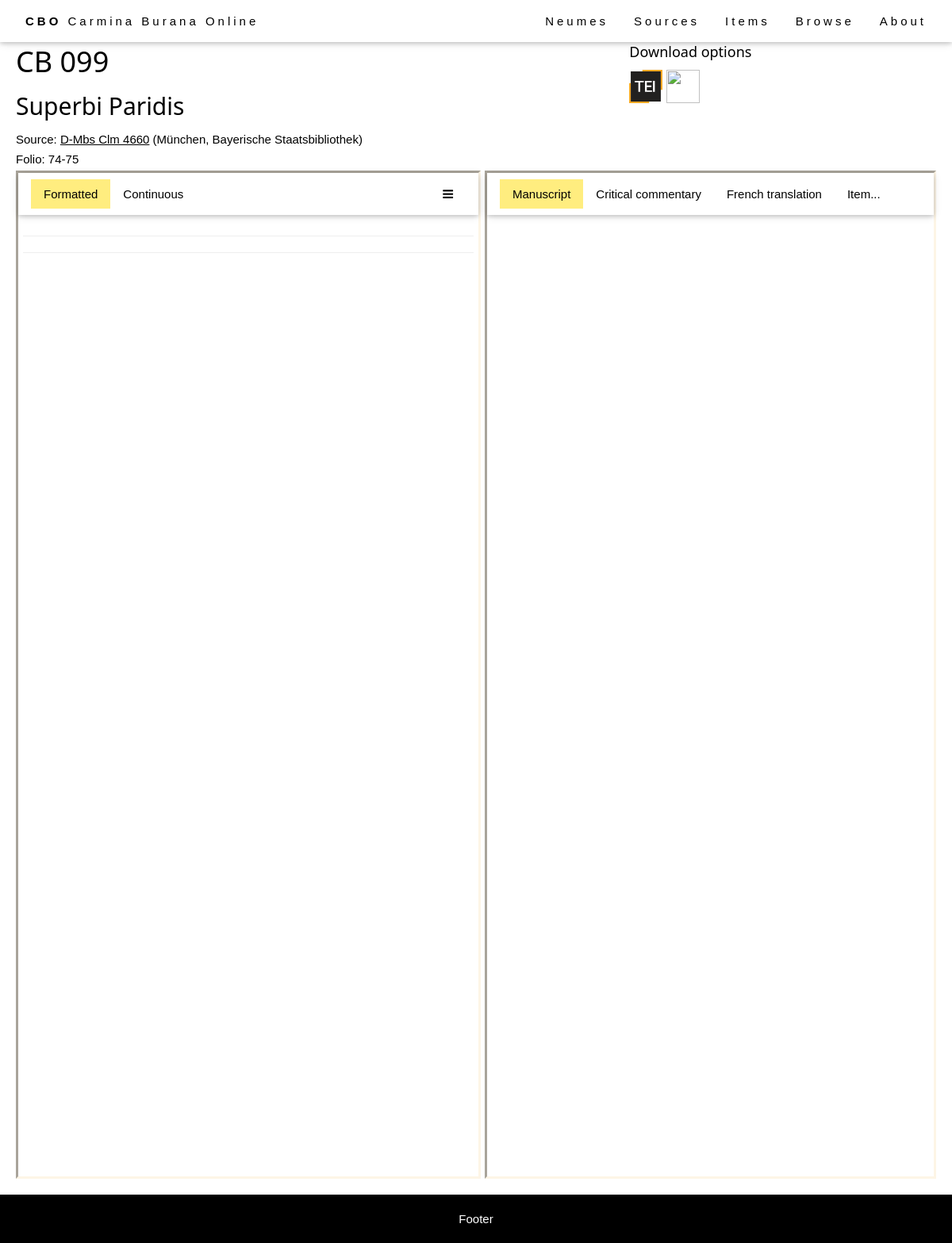
Page /browse/item/56 on the committed database.
### browse/models.py (models this page shows, shortened)
class Item(models.Model):
    abstract_item = models.ForeignKey(AbstractItem, on_delete=models.PROTECT, null=True)
    source = models.ForeignKey(Source, on_delete=models.RESTRICT, null=True)
    foliation_start = models.CharField(max_length=64, help_text="First folio occupied by the item in the source.")
    foliation_end = models.CharField(max_length=64, help_text="Last folio occupied by the item in the source.")
    title = models.CharField(max_length=256, help_text="Title of the item (incipit).")
    language = models.ManyToManyField(Language)
    file = models.CharField(max_length=64, help_text="Filename (without extensions).", null=True)
    IIIF_canvasIndex = models.CharField(max_length=256, help_text="IIIF canvas index of the item.", blank=True)
    alternative_img_link = models.CharField(max_length=1024, help_text="Alternative link for source images (if IIIF is not available).", blank=True)
    class Meta:
        ordering = [Length('abstract_item__cb_id'), 'abstract_item__cb_id']
    def foliation_str(self):
        if self.foliation_start == self.foliation_end:
            return self.foliation_start
        else:
            return self.foliation_start + "-" + self.foliation_end
    @property
    def has_concordances(self):
        return len(self.abstract_item.item_set.all()) > 1
    @property
    def is_translated(self):
        import os.path
        if os.path.isfile(staticfile_path('tei', self.file + '_PB.tei')):
            return True
        else:
            return False
    @property
    def is_svg_based(self):
        import os.path
        if os.path.isfile(staticfile_path('img/mscz-svg/', self.file + '.svg')):
            return True
        else:
            return False
    @property
    def tei_path(self):
        return staticfile_path('tei', self.file + ".tei")
    @property
    def tei_tree(self):
        from lxml import etree
        return etree.parse(self.tei_path)
    @property
    def is_notated(self):
        if self.tei_tree.find(".//neume") is not None:
            return True
        else:
            return False
    def transform(self, xsl_file, tei_file, indent=False, met=False):
        from lxml import etree, html
        import os
        xsl = etree.parse(staticfile_path('xsl', xsl_file))
        transform = etree.XSLT(xsl)
        xml = etree.parse(staticfile_path('tei', tei_file + '.tei'))
        if met:
            metify(xml)
        result = transform(xml)
        if indent:
            indentify(result)
        try:
            str = lxml.html.tostring(result).decode('UTF-8')
            return str.replace('src="buranus', 'src="/staticfiles/img/glyphs/svg/buranus')
        except:
            print("Error: not able to convert")
            return ''
    @property
    def continuous_transform(self):
        return self.transform('continuous.xsl', self.file)
    @property
    def formatted_transform(self):
        return self.transform('formatted.xsl', self.file, indent=True, met=True)
    @property
    def neume_apparatus_transform(self):
        return self.transform('neume-apparatus.xsl', self.file)
    @property
    def text_apparatus_transform(self):
        return self.transform('text-apparatus.xsl', self.file)

class AbstractItem(models.Model):
    cb_id = models.CharField(max_length=10, help_text="Number of the item.")
    theme = models.ManyToManyField(Theme)
    genre = models.ForeignKey(Genre, on_delete=models.SET_NULL, null=True)
    class Meta:
        ordering = [Length('cb_id'), 'cb_id']

class Source(models.Model):
    bib_id = models.CharField(max_length=128, unique=True, help_text="The source identifier.")
    nick_name = models.CharField(max_length=128, help_text="The source name.", blank=True)
    country = models.CharField(max_length=256, help_text="The source location (country).")
    location = models.CharField(max_length=256, help_text="The source location (institution).")
    century = models.CharField(max_length=256, help_text="The source century.", blank=True)
    notation = models.CharField(max_length=256, help_text="The source notation type (for musical notation only).", blank=True)
    url = models.CharField(max_length=512, help_text="External url to access the source images.", blank=True)
    concordances = models.TextField(help_text="Concordances with the Codex Buranus.", blank=True)
    notes = models.TextField(help_text="Additional notes on the source.", blank=True)
    IIIF_manifest = models.CharField(max_length=1024, help_text="URL of the IIIF manifest.", blank=True)
    class Meta:
        ordering = ['country', 'location', 'bib_id']
    def get_absolute_url(self):
        return reverse('source-detail', args=[str(self.id)])

### browse/views.py (the view)
# urls.py: path('item/<int:pk>', views.ItemDetailView.as_view(), name='item-detail'),
class ItemDetailView(generic.DetailView):
    model = Item
    template_name = 'item_detail.html'
    def get_context_data(self, **kwargs):
        from django.db.models import Q
        context = super(ItemDetailView, self).get_context_data(**kwargs)
        item = self.get_object()
        context['sibling_items'] = item.abstract_item.item_set.filter(~Q(pk=item.pk))
        context['other_items'] = Item.objects.filter(~Q(abstract_item__pk=item.abstract_item.pk))
        return context

### browse/indentify.py (called while the page is built)
def indentify(tree):
	for poem in tree.findall(".//div[@data-type='poem']"):
		global_met = poem.get('data-met')
		for lg in poem.findall("./div[@data-type='strophe']"):
			if 'data-met' in lg.keys():
				met = lg.get('data-met')
			else:
				met = global_met
			parsed_met = parse(met)
			for (n, verse) in enumerate(lg.findall(".//div[@class='verse']")):
				verse.set('data-indent', str(parsed_met[n]))

### browse/metify.py (called while the page is built, shortened)
def metify(tree):
	for attr in ['met', 'rhyme']:
		poem_types = ['poem', 'sequence', 'leich']

### browse/models.py (called while the page is built)
def staticfile_path(folder, filename):
    import os.path
    return os.path.join(os.path.join(static_root, folder), filename)

### templates/item_detail.html (shortened to what this page needs)
{% extends "base_generic.html" %}
{% load static %}
{% block content %}
<link rel="stylesheet" href="{% static 'css/neumed-text.css' %}" />
<link rel="stylesheet" href="https://cdnjs.cloudflare.com/ajax/libs/font-awesome/4.7.0/css/font-awesome.min.css" />
<div style="padding: 20px; width: 100%;">
  <div style="display: flex">
    <div style="flex: 2">
      <h1>CB {{ item.abstract_item.cb_id }}</h1>
      <h2>{{ item.title }}</h2>
      <p>Source: <a href="{{ item.source.get_absolute_url }}">{{ item.source.bib_id }}</a> ({{ item.source.location }})</p>
      <p>Folio: {{ item.foliation_str }}</p>
    </div>
    <div style="flex: 1">
      <h5>Download options</h5>
      <a href="{% static 'tei/' %}{{ item.file }}.tei" download="{{ item.file }}.tei"><img src="{% static 'img/TEI_Logo.svg' %}" style="width: 42px; height:42px;" /></a>
      <a id="pdf-download" style="cursor: pointer;"><img src="{% static 'img/PDF_Logo.svg' %}" style="width: 42px; height:42px;" /></a>
    </div>
  </div>
  <div style="display: flex;">
    <div class="cbo-border-inset cbo-border-sand flex-column" style="width: 50%;">
      {% include "item_core_view.html" with item=item %}
    </div>
    <div id="dragResizer" class="resizer"></div>
    <div class="cbo-border-inset cbo-border-sand" style="flex: 1;">
      <div class="tab cbo-white cbo-wide cbo-padding cbo-card right">
        <button id="defaultOpenRight" class="tablinks cbo-bar-item cbo-button activable" onclick="openRightTab(this, 'msImage')">Manuscript</button>
        <button class="tablinks cbo-bar-item cbo-button activable" onclick="openRightTab(this, 'commentary')">Critical commentary</button>
        <button class="tablinks cbo-bar-item cbo-button activable" onclick="openRightTab(this, 'translation')">French translation</button>
        <button id="itemsRight" class="tablinks cbo-bar-item cbo-button activable" onclick="openRightTab(this, 'itemRight')">Item...</button>
      </div>
      <div id="msImage" class="tabcontent right">
        {% if not item.source.IIIF_manifest %}
        Unable to display manuscript images due to copyright restrictions.
        <a target="_blank" href="{{ item.alternative_img_link }}"><i class="fa fa-arrow-right" style="margin-right: 5px;"></i>Open external website.</a>
        <!--<div style="width: 100%; height: 100%;">
          <embed style="width: 100%; height: 100%;" src="{{ item.alternative_img_link }}" />
        </div>-->
        {% else %}
        <div id="mirador" style="position: relative; width: 100%; height: 1000px;"></div>
        {% endif %}
      </div>
    </div>
  </div>
</div>
{% endblock %}

### staticfiles/css/style.css (style rules this page uses)
html { -ms-text-size-adjust:100%;-webkit-text-size-adjust:100% }
body { margin:0 }
a { background-color:transparent }
img { border-style:none }
button,input,select,textarea,optgroup { font:inherit;margin:0 }
button,input { overflow:visible }
button,select { text-transform:none }
button,[type=button],[type=reset],[type=submit] { -webkit-appearance:button }
html,body { font-family:Verdana,sans-serif;font-size:15px;line-height:1.4 }
html { overflow-x:hidden }
h1 { font-size:36px }
h2 { font-size:30px }
h5 { font-size:18px }
h1,h2,h3,h4,h5,h6 { font-family:"Segoe UI",Arial,sans-serif;font-weight:400;margin:10px 0 }
.cbo-wide { letter-spacing:4px }
img { vertical-align:middle }
a { color:inherit }
.cbo-btn,.cbo-button { border:none;display:inline-block;padding:8px 16px;vertical-align:middle;overflow:hidden;text-decoration:none;color:inherit;background-color:inherit;text-align:center;cursor:pointer;white-space:nowrap }
.cbo-btn,.cbo-button { -webkit-touch-callout:none;-webkit-user-select:none;-khtml-user-select:none;-moz-user-select:none;-ms-user-select:none;user-select:none }
.cbo-card,.cbo-card-2 { box-shadow:0 2px 5px 0 rgba(0,0,0,0.16),0 2px 10px 0 rgba(0,0,0,0.12) }
.cbo-padding { padding:8px 16px!important }
.cbo-white,.cbo-hover-white:hover { color:#000!important;background-color:#fff!important }
.cbo-border-inset { border-style: inset; }
.cbo-border-sand,.cbo-hover-border-sand:hover { border-color:#fdf5e6!important }

### staticfiles/css/layout-generic.css (style rules this page uses)
.flex-column { display: flex; flex-direction: column; }
.cbo-button { transition: 0.3s; }

### staticfiles/css/neumed-text.css (style rules this page uses)
p { margin-block-start: 4px; margin-block-end: 4px; }

### templates/item_detail.html (style rules this page uses)
p { break-inside: avoid; }
.resizer { cursor: ew-resize; height: 1200px; width: 5px; }
.tab { box-sizing: border-box; display: inline-flex; width: 100%; }
.active { background-color: #ffed7f; }
.tabcontent { display: none; padding: 6px; height: 1200px; overflow-y: scroll; }

### rows in the picture
Item: abstract_item.cb_id "099", title "Superbi Paridis", source.bib_id "D-Mbs Clm 4660", source.location "München, Bayerische Staatsbibliothek", foliation_str "74-75"
